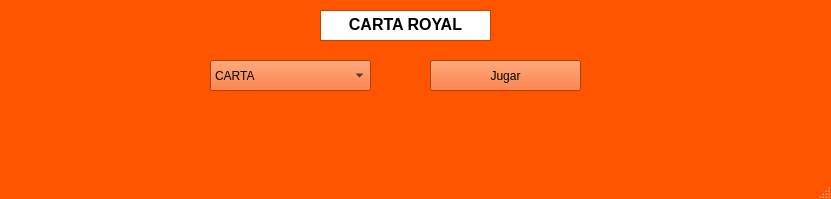
<?xml version="1.0" encoding="UTF-8"?>
<ui version="4.0">
 <class>MainWindow</class>
 <widget class="QMainWindow" name="MainWindow">
  <property name="geometry">
   <rect>
    <x>0</x>
    <y>0</y>
    <width>831</width>
    <height>199</height>
   </rect>
  </property>
  <property name="palette">
   <palette>
    <active>
     <colorrole role="WindowText">
      <brush brushstyle="SolidPattern">
       <color alpha="255">
        <red>0</red>
        <green>0</green>
        <blue>0</blue>
       </color>
      </brush>
     </colorrole>
     <colorrole role="Button">
      <brush brushstyle="SolidPattern">
       <color alpha="255">
        <red>255</red>
        <green>85</green>
        <blue>0</blue>
       </color>
      </brush>
     </colorrole>
     <colorrole role="Light">
      <brush brushstyle="SolidPattern">
       <color alpha="255">
        <red>255</red>
        <green>170</green>
        <blue>127</blue>
       </color>
      </brush>
     </colorrole>
     <colorrole role="Midlight">
      <brush brushstyle="SolidPattern">
       <color alpha="255">
        <red>255</red>
        <green>127</green>
        <blue>63</blue>
       </color>
      </brush>
     </colorrole>
     <colorrole role="Dark">
      <brush brushstyle="SolidPattern">
       <color alpha="255">
        <red>127</red>
        <green>42</green>
        <blue>0</blue>
       </color>
      </brush>
     </colorrole>
     <colorrole role="Mid">
      <brush brushstyle="SolidPattern">
       <color alpha="255">
        <red>170</red>
        <green>56</green>
        <blue>0</blue>
       </color>
      </brush>
     </colorrole>
     <colorrole role="Text">
      <brush brushstyle="SolidPattern">
       <color alpha="255">
        <red>0</red>
        <green>0</green>
        <blue>0</blue>
       </color>
      </brush>
     </colorrole>
     <colorrole role="BrightText">
      <brush brushstyle="SolidPattern">
       <color alpha="255">
        <red>255</red>
        <green>255</green>
        <blue>255</blue>
       </color>
      </brush>
     </colorrole>
     <colorrole role="ButtonText">
      <brush brushstyle="SolidPattern">
       <color alpha="255">
        <red>0</red>
        <green>0</green>
        <blue>0</blue>
       </color>
      </brush>
     </colorrole>
     <colorrole role="Base">
      <brush brushstyle="SolidPattern">
       <color alpha="255">
        <red>255</red>
        <green>255</green>
        <blue>255</blue>
       </color>
      </brush>
     </colorrole>
     <colorrole role="Window">
      <brush brushstyle="SolidPattern">
       <color alpha="255">
        <red>255</red>
        <green>85</green>
        <blue>0</blue>
       </color>
      </brush>
     </colorrole>
     <colorrole role="Shadow">
      <brush brushstyle="SolidPattern">
       <color alpha="255">
        <red>0</red>
        <green>0</green>
        <blue>0</blue>
       </color>
      </brush>
     </colorrole>
     <colorrole role="AlternateBase">
      <brush brushstyle="SolidPattern">
       <color alpha="255">
        <red>255</red>
        <green>170</green>
        <blue>127</blue>
       </color>
      </brush>
     </colorrole>
     <colorrole role="ToolTipBase">
      <brush brushstyle="SolidPattern">
       <color alpha="255">
        <red>255</red>
        <green>255</green>
        <blue>220</blue>
       </color>
      </brush>
     </colorrole>
     <colorrole role="ToolTipText">
      <brush brushstyle="SolidPattern">
       <color alpha="255">
        <red>0</red>
        <green>0</green>
        <blue>0</blue>
       </color>
      </brush>
     </colorrole>
    </active>
    <inactive>
     <colorrole role="WindowText">
      <brush brushstyle="SolidPattern">
       <color alpha="255">
        <red>0</red>
        <green>0</green>
        <blue>0</blue>
       </color>
      </brush>
     </colorrole>
     <colorrole role="Button">
      <brush brushstyle="SolidPattern">
       <color alpha="255">
        <red>255</red>
        <green>85</green>
        <blue>0</blue>
       </color>
      </brush>
     </colorrole>
     <colorrole role="Light">
      <brush brushstyle="SolidPattern">
       <color alpha="255">
        <red>255</red>
        <green>170</green>
        <blue>127</blue>
       </color>
      </brush>
     </colorrole>
     <colorrole role="Midlight">
      <brush brushstyle="SolidPattern">
       <color alpha="255">
        <red>255</red>
        <green>127</green>
        <blue>63</blue>
       </color>
      </brush>
     </colorrole>
     <colorrole role="Dark">
      <brush brushstyle="SolidPattern">
       <color alpha="255">
        <red>127</red>
        <green>42</green>
        <blue>0</blue>
       </color>
      </brush>
     </colorrole>
     <colorrole role="Mid">
      <brush brushstyle="SolidPattern">
       <color alpha="255">
        <red>170</red>
        <green>56</green>
        <blue>0</blue>
       </color>
      </brush>
     </colorrole>
     <colorrole role="Text">
      <brush brushstyle="SolidPattern">
       <color alpha="255">
        <red>0</red>
        <green>0</green>
        <blue>0</blue>
       </color>
      </brush>
     </colorrole>
     <colorrole role="BrightText">
      <brush brushstyle="SolidPattern">
       <color alpha="255">
        <red>255</red>
        <green>255</green>
        <blue>255</blue>
       </color>
      </brush>
     </colorrole>
     <colorrole role="ButtonText">
      <brush brushstyle="SolidPattern">
       <color alpha="255">
        <red>0</red>
        <green>0</green>
        <blue>0</blue>
       </color>
      </brush>
     </colorrole>
     <colorrole role="Base">
      <brush brushstyle="SolidPattern">
       <color alpha="255">
        <red>255</red>
        <green>255</green>
        <blue>255</blue>
       </color>
      </brush>
     </colorrole>
     <colorrole role="Window">
      <brush brushstyle="SolidPattern">
       <color alpha="255">
        <red>255</red>
        <green>85</green>
        <blue>0</blue>
       </color>
      </brush>
     </colorrole>
     <colorrole role="Shadow">
      <brush brushstyle="SolidPattern">
       <color alpha="255">
        <red>0</red>
        <green>0</green>
        <blue>0</blue>
       </color>
      </brush>
     </colorrole>
     <colorrole role="AlternateBase">
      <brush brushstyle="SolidPattern">
       <color alpha="255">
        <red>255</red>
        <green>170</green>
        <blue>127</blue>
       </color>
      </brush>
     </colorrole>
     <colorrole role="ToolTipBase">
      <brush brushstyle="SolidPattern">
       <color alpha="255">
        <red>255</red>
        <green>255</green>
        <blue>220</blue>
       </color>
      </brush>
     </colorrole>
     <colorrole role="ToolTipText">
      <brush brushstyle="SolidPattern">
       <color alpha="255">
        <red>0</red>
        <green>0</green>
        <blue>0</blue>
       </color>
      </brush>
     </colorrole>
    </inactive>
    <disabled>
     <colorrole role="WindowText">
      <brush brushstyle="SolidPattern">
       <color alpha="255">
        <red>127</red>
        <green>42</green>
        <blue>0</blue>
       </color>
      </brush>
     </colorrole>
     <colorrole role="Button">
      <brush brushstyle="SolidPattern">
       <color alpha="255">
        <red>255</red>
        <green>85</green>
        <blue>0</blue>
       </color>
      </brush>
     </colorrole>
     <colorrole role="Light">
      <brush brushstyle="SolidPattern">
       <color alpha="255">
        <red>255</red>
        <green>170</green>
        <blue>127</blue>
       </color>
      </brush>
     </colorrole>
     <colorrole role="Midlight">
      <brush brushstyle="SolidPattern">
       <color alpha="255">
        <red>255</red>
        <green>127</green>
        <blue>63</blue>
       </color>
      </brush>
     </colorrole>
     <colorrole role="Dark">
      <brush brushstyle="SolidPattern">
       <color alpha="255">
        <red>127</red>
        <green>42</green>
        <blue>0</blue>
       </color>
      </brush>
     </colorrole>
     <colorrole role="Mid">
      <brush brushstyle="SolidPattern">
       <color alpha="255">
        <red>170</red>
        <green>56</green>
        <blue>0</blue>
       </color>
      </brush>
     </colorrole>
     <colorrole role="Text">
      <brush brushstyle="SolidPattern">
       <color alpha="255">
        <red>127</red>
        <green>42</green>
        <blue>0</blue>
       </color>
      </brush>
     </colorrole>
     <colorrole role="BrightText">
      <brush brushstyle="SolidPattern">
       <color alpha="255">
        <red>255</red>
        <green>255</green>
        <blue>255</blue>
       </color>
      </brush>
     </colorrole>
     <colorrole role="ButtonText">
      <brush brushstyle="SolidPattern">
       <color alpha="255">
        <red>127</red>
        <green>42</green>
        <blue>0</blue>
       </color>
      </brush>
     </colorrole>
     <colorrole role="Base">
      <brush brushstyle="SolidPattern">
       <color alpha="255">
        <red>255</red>
        <green>85</green>
        <blue>0</blue>
       </color>
      </brush>
     </colorrole>
     <colorrole role="Window">
      <brush brushstyle="SolidPattern">
       <color alpha="255">
        <red>255</red>
        <green>85</green>
        <blue>0</blue>
       </color>
      </brush>
     </colorrole>
     <colorrole role="Shadow">
      <brush brushstyle="SolidPattern">
       <color alpha="255">
        <red>0</red>
        <green>0</green>
        <blue>0</blue>
       </color>
      </brush>
     </colorrole>
     <colorrole role="AlternateBase">
      <brush brushstyle="SolidPattern">
       <color alpha="255">
        <red>255</red>
        <green>85</green>
        <blue>0</blue>
       </color>
      </brush>
     </colorrole>
     <colorrole role="ToolTipBase">
      <brush brushstyle="SolidPattern">
       <color alpha="255">
        <red>255</red>
        <green>255</green>
        <blue>220</blue>
       </color>
      </brush>
     </colorrole>
     <colorrole role="ToolTipText">
      <brush brushstyle="SolidPattern">
       <color alpha="255">
        <red>0</red>
        <green>0</green>
        <blue>0</blue>
       </color>
      </brush>
     </colorrole>
    </disabled>
   </palette>
  </property>
  <property name="windowTitle">
   <string>Carta Royal</string>
  </property>
  <widget class="QWidget" name="centralwidget">
   <widget class="QComboBox" name="opciones">
    <property name="geometry">
     <rect>
      <x>210</x>
      <y>60</y>
      <width>161</width>
      <height>31</height>
     </rect>
    </property>
    <item>
     <property name="text">
      <string>CARTA</string>
     </property>
    </item>
    <item>
     <property name="text">
      <string>NUMEROS</string>
     </property>
    </item>
    <item>
     <property name="text">
      <string>PARES</string>
     </property>
    </item>
    <item>
     <property name="text">
      <string>IMPARES</string>
     </property>
    </item>
    <item>
     <property name="text">
      <string>COLOR</string>
     </property>
    </item>
    <item>
     <property name="text">
      <string>PINTA</string>
     </property>
    </item>
   </widget>
   <widget class="QTextEdit" name="textEdit">
    <property name="geometry">
     <rect>
      <x>320</x>
      <y>10</y>
      <width>171</width>
      <height>31</height>
     </rect>
    </property>
    <property name="html">
     <string>&lt;!DOCTYPE HTML PUBLIC &quot;-//W3C//DTD HTML 4.0//EN&quot; &quot;http://www.w3.org/TR/REC-html40/strict.dtd&quot;&gt;
&lt;html&gt;&lt;head&gt;&lt;meta name=&quot;qrichtext&quot; content=&quot;1&quot; /&gt;&lt;style type=&quot;text/css&quot;&gt;
p, li { white-space: pre-wrap; }
&lt;/style&gt;&lt;/head&gt;&lt;body style=&quot; font-family:'MS Shell Dlg 2'; font-size:8.25pt; font-weight:400; font-style:normal;&quot;&gt;
&lt;p align=&quot;center&quot; style=&quot; margin-top:0px; margin-bottom:0px; margin-left:0px; margin-right:0px; -qt-block-indent:0; text-indent:0px;&quot;&gt;&lt;span style=&quot; font-size:12pt; font-weight:600;&quot;&gt;CARTA ROYAL&lt;/span&gt;&lt;/p&gt;&lt;/body&gt;&lt;/html&gt;</string>
    </property>
   </widget>
   <widget class="QPushButton" name="butJu">
    <property name="geometry">
     <rect>
      <x>430</x>
      <y>60</y>
      <width>151</width>
      <height>31</height>
     </rect>
    </property>
    <property name="text">
     <string>Jugar</string>
    </property>
   </widget>
   <widget class="QPushButton" name="butRe">
    <property name="geometry">
     <rect>
      <x>740</x>
      <y>630</y>
      <width>151</width>
      <height>51</height>
     </rect>
    </property>
    <property name="text">
     <string>Regresar</string>
    </property>
   </widget>
   <widget class="QLabel" name="Resutado">
    <property name="geometry">
     <rect>
      <x>450</x>
      <y>500</y>
      <width>111</width>
      <height>31</height>
     </rect>
    </property>
    <property name="text">
     <string/>
    </property>
   </widget>
   <widget class="QLabel" name="Resutado_2">
    <property name="geometry">
     <rect>
      <x>450</x>
      <y>440</y>
      <width>111</width>
      <height>31</height>
     </rect>
    </property>
    <property name="palette">
     <palette>
      <active>
       <colorrole role="WindowText">
        <brush brushstyle="SolidPattern">
         <color alpha="255">
          <red>0</red>
          <green>0</green>
          <blue>0</blue>
         </color>
        </brush>
       </colorrole>
       <colorrole role="Button">
        <brush brushstyle="SolidPattern">
         <color alpha="255">
          <red>255</red>
          <green>255</green>
          <blue>255</blue>
         </color>
        </brush>
       </colorrole>
       <colorrole role="Light">
        <brush brushstyle="SolidPattern">
         <color alpha="255">
          <red>255</red>
          <green>255</green>
          <blue>255</blue>
         </color>
        </brush>
       </colorrole>
       <colorrole role="Midlight">
        <brush brushstyle="SolidPattern">
         <color alpha="255">
          <red>255</red>
          <green>255</green>
          <blue>255</blue>
         </color>
        </brush>
       </colorrole>
       <colorrole role="Dark">
        <brush brushstyle="SolidPattern">
         <color alpha="255">
          <red>127</red>
          <green>127</green>
          <blue>127</blue>
         </color>
        </brush>
       </colorrole>
       <colorrole role="Mid">
        <brush brushstyle="SolidPattern">
         <color alpha="255">
          <red>170</red>
          <green>170</green>
          <blue>170</blue>
         </color>
        </brush>
       </colorrole>
       <colorrole role="Text">
        <brush brushstyle="SolidPattern">
         <color alpha="255">
          <red>0</red>
          <green>0</green>
          <blue>0</blue>
         </color>
        </brush>
       </colorrole>
       <colorrole role="BrightText">
        <brush brushstyle="SolidPattern">
         <color alpha="255">
          <red>255</red>
          <green>255</green>
          <blue>255</blue>
         </color>
        </brush>
       </colorrole>
       <colorrole role="ButtonText">
        <brush brushstyle="SolidPattern">
         <color alpha="255">
          <red>0</red>
          <green>0</green>
          <blue>0</blue>
         </color>
        </brush>
       </colorrole>
       <colorrole role="Base">
        <brush brushstyle="SolidPattern">
         <color alpha="255">
          <red>255</red>
          <green>255</green>
          <blue>255</blue>
         </color>
        </brush>
       </colorrole>
       <colorrole role="Window">
        <brush brushstyle="SolidPattern">
         <color alpha="255">
          <red>255</red>
          <green>255</green>
          <blue>255</blue>
         </color>
        </brush>
       </colorrole>
       <colorrole role="Shadow">
        <brush brushstyle="SolidPattern">
         <color alpha="255">
          <red>0</red>
          <green>0</green>
          <blue>0</blue>
         </color>
        </brush>
       </colorrole>
       <colorrole role="AlternateBase">
        <brush brushstyle="SolidPattern">
         <color alpha="255">
          <red>255</red>
          <green>255</green>
          <blue>255</blue>
         </color>
        </brush>
       </colorrole>
       <colorrole role="ToolTipBase">
        <brush brushstyle="SolidPattern">
         <color alpha="255">
          <red>255</red>
          <green>255</green>
          <blue>220</blue>
         </color>
        </brush>
       </colorrole>
       <colorrole role="ToolTipText">
        <brush brushstyle="SolidPattern">
         <color alpha="255">
          <red>0</red>
          <green>0</green>
          <blue>0</blue>
         </color>
        </brush>
       </colorrole>
      </active>
      <inactive>
       <colorrole role="WindowText">
        <brush brushstyle="SolidPattern">
         <color alpha="255">
          <red>0</red>
          <green>0</green>
          <blue>0</blue>
         </color>
        </brush>
       </colorrole>
       <colorrole role="Button">
        <brush brushstyle="SolidPattern">
         <color alpha="255">
          <red>255</red>
          <green>255</green>
          <blue>255</blue>
         </color>
        </brush>
       </colorrole>
       <colorrole role="Light">
        <brush brushstyle="SolidPattern">
         <color alpha="255">
          <red>255</red>
          <green>255</green>
          <blue>255</blue>
         </color>
        </brush>
       </colorrole>
       <colorrole role="Midlight">
        <brush brushstyle="SolidPattern">
         <color alpha="255">
          <red>255</red>
          <green>255</green>
          <blue>255</blue>
         </color>
        </brush>
       </colorrole>
       <colorrole role="Dark">
        <brush brushstyle="SolidPattern">
         <color alpha="255">
          <red>127</red>
          <green>127</green>
          <blue>127</blue>
         </color>
        </brush>
       </colorrole>
       <colorrole role="Mid">
        <brush brushstyle="SolidPattern">
         <color alpha="255">
          <red>170</red>
          <green>170</green>
          <blue>170</blue>
         </color>
        </brush>
       </colorrole>
       <colorrole role="Text">
        <brush brushstyle="SolidPattern">
         <color alpha="255">
          <red>0</red>
          <green>0</green>
          <blue>0</blue>
         </color>
        </brush>
       </colorrole>
       <colorrole role="BrightText">
        <brush brushstyle="SolidPattern">
         <color alpha="255">
          <red>255</red>
          <green>255</green>
          <blue>255</blue>
         </color>
        </brush>
       </colorrole>
       <colorrole role="ButtonText">
        <brush brushstyle="SolidPattern">
         <color alpha="255">
          <red>0</red>
          <green>0</green>
          <blue>0</blue>
         </color>
        </brush>
       </colorrole>
       <colorrole role="Base">
        <brush brushstyle="SolidPattern">
         <color alpha="255">
          <red>255</red>
          <green>255</green>
          <blue>255</blue>
         </color>
        </brush>
       </colorrole>
       <colorrole role="Window">
        <brush brushstyle="SolidPattern">
         <color alpha="255">
          <red>255</red>
          <green>255</green>
          <blue>255</blue>
         </color>
        </brush>
       </colorrole>
       <colorrole role="Shadow">
        <brush brushstyle="SolidPattern">
         <color alpha="255">
          <red>0</red>
          <green>0</green>
          <blue>0</blue>
         </color>
        </brush>
       </colorrole>
       <colorrole role="AlternateBase">
        <brush brushstyle="SolidPattern">
         <color alpha="255">
          <red>255</red>
          <green>255</green>
          <blue>255</blue>
         </color>
        </brush>
       </colorrole>
       <colorrole role="ToolTipBase">
        <brush brushstyle="SolidPattern">
         <color alpha="255">
          <red>255</red>
          <green>255</green>
          <blue>220</blue>
         </color>
        </brush>
       </colorrole>
       <colorrole role="ToolTipText">
        <brush brushstyle="SolidPattern">
         <color alpha="255">
          <red>0</red>
          <green>0</green>
          <blue>0</blue>
         </color>
        </brush>
       </colorrole>
      </inactive>
      <disabled>
       <colorrole role="WindowText">
        <brush brushstyle="SolidPattern">
         <color alpha="255">
          <red>127</red>
          <green>127</green>
          <blue>127</blue>
         </color>
        </brush>
       </colorrole>
       <colorrole role="Button">
        <brush brushstyle="SolidPattern">
         <color alpha="255">
          <red>255</red>
          <green>255</green>
          <blue>255</blue>
         </color>
        </brush>
       </colorrole>
       <colorrole role="Light">
        <brush brushstyle="SolidPattern">
         <color alpha="255">
          <red>255</red>
          <green>255</green>
          <blue>255</blue>
         </color>
        </brush>
       </colorrole>
       <colorrole role="Midlight">
        <brush brushstyle="SolidPattern">
         <color alpha="255">
          <red>255</red>
          <green>255</green>
          <blue>255</blue>
         </color>
        </brush>
       </colorrole>
       <colorrole role="Dark">
        <brush brushstyle="SolidPattern">
         <color alpha="255">
          <red>127</red>
          <green>127</green>
          <blue>127</blue>
         </color>
        </brush>
       </colorrole>
       <colorrole role="Mid">
        <brush brushstyle="SolidPattern">
         <color alpha="255">
          <red>170</red>
          <green>170</green>
          <blue>170</blue>
         </color>
        </brush>
       </colorrole>
       <colorrole role="Text">
        <brush brushstyle="SolidPattern">
         <color alpha="255">
          <red>127</red>
          <green>127</green>
          <blue>127</blue>
         </color>
        </brush>
       </colorrole>
       <colorrole role="BrightText">
        <brush brushstyle="SolidPattern">
         <color alpha="255">
          <red>255</red>
          <green>255</green>
          <blue>255</blue>
         </color>
        </brush>
       </colorrole>
       <colorrole role="ButtonText">
        <brush brushstyle="SolidPattern">
         <color alpha="255">
          <red>127</red>
          <green>127</green>
          <blue>127</blue>
         </color>
        </brush>
       </colorrole>
       <colorrole role="Base">
        <brush brushstyle="SolidPattern">
         <color alpha="255">
          <red>255</red>
          <green>255</green>
          <blue>255</blue>
         </color>
        </brush>
       </colorrole>
       <colorrole role="Window">
        <brush brushstyle="SolidPattern">
         <color alpha="255">
          <red>255</red>
          <green>255</green>
          <blue>255</blue>
         </color>
        </brush>
       </colorrole>
       <colorrole role="Shadow">
        <brush brushstyle="SolidPattern">
         <color alpha="255">
          <red>0</red>
          <green>0</green>
          <blue>0</blue>
         </color>
        </brush>
       </colorrole>
       <colorrole role="AlternateBase">
        <brush brushstyle="SolidPattern">
         <color alpha="255">
          <red>255</red>
          <green>255</green>
          <blue>255</blue>
         </color>
        </brush>
       </colorrole>
       <colorrole role="ToolTipBase">
        <brush brushstyle="SolidPattern">
         <color alpha="255">
          <red>255</red>
          <green>255</green>
          <blue>220</blue>
         </color>
        </brush>
       </colorrole>
       <colorrole role="ToolTipText">
        <brush brushstyle="SolidPattern">
         <color alpha="255">
          <red>0</red>
          <green>0</green>
          <blue>0</blue>
         </color>
        </brush>
       </colorrole>
      </disabled>
     </palette>
    </property>
    <property name="text">
     <string/>
    </property>
   </widget>
   <widget class="QLabel" name="Resutado_3">
    <property name="geometry">
     <rect>
      <x>450</x>
      <y>550</y>
      <width>111</width>
      <height>31</height>
     </rect>
    </property>
    <property name="text">
     <string/>
    </property>
   </widget>
   <widget class="QLabel" name="Resutado_4">
    <property name="geometry">
     <rect>
      <x>450</x>
      <y>610</y>
      <width>111</width>
      <height>31</height>
     </rect>
    </property>
    <property name="text">
     <string/>
    </property>
   </widget>
  </widget>
  <widget class="QMenuBar" name="menubar">
   <property name="geometry">
    <rect>
     <x>0</x>
     <y>0</y>
     <width>831</width>
     <height>21</height>
    </rect>
   </property>
  </widget>
  <widget class="QStatusBar" name="statusbar"/>
 </widget>
 <resources/>
 <connections/>
</ui>
